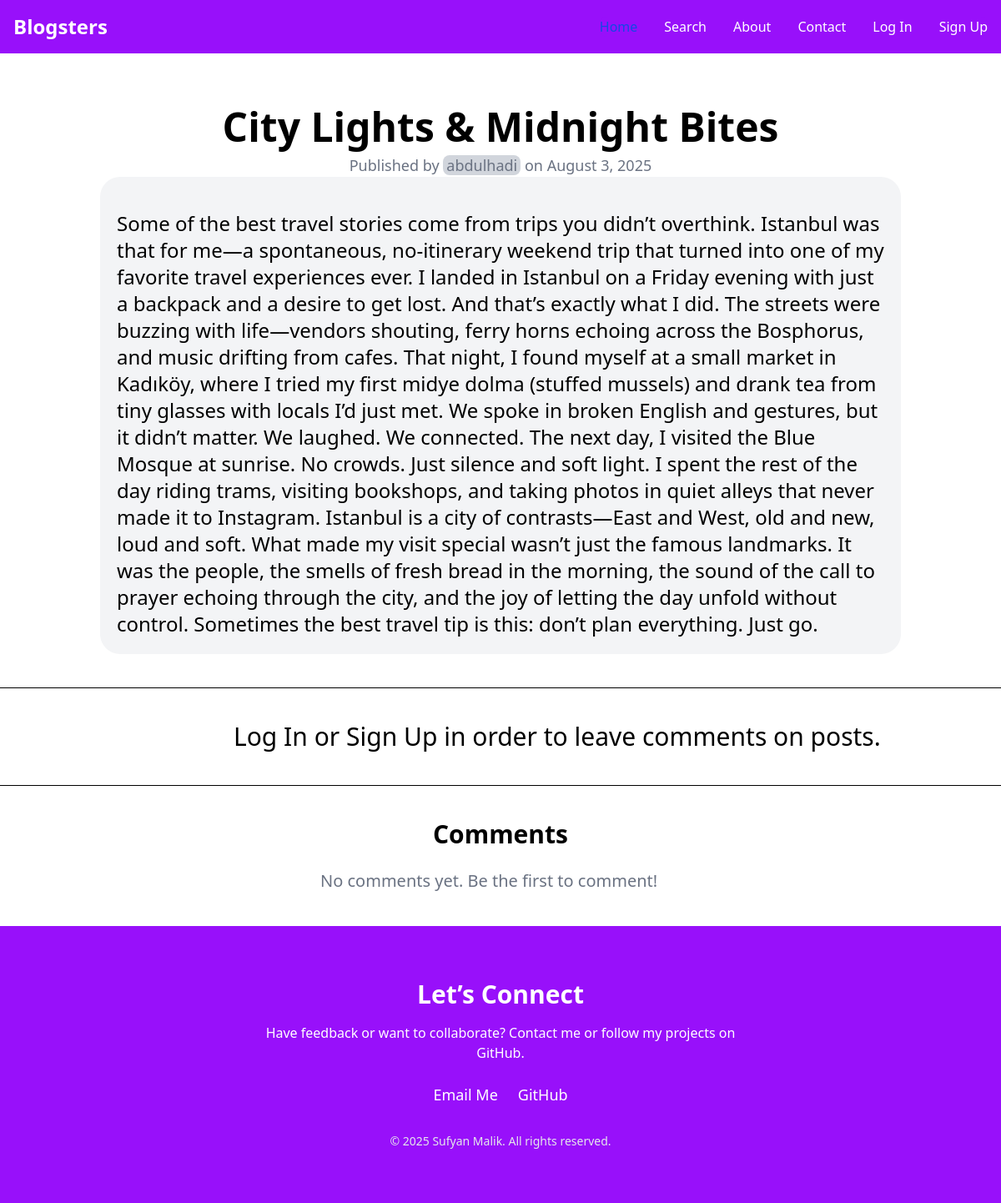
/city-lights-midnight-bites/, run on the app's committed database.
### blog/models.py (models this page shows, shortened)
class Blog(models.Model):
    title = models.CharField(max_length=255)
    slug = models.SlugField(unique=True,blank=True)
    author = models.ForeignKey(User,related_name='blog_posts',on_delete=models.CASCADE)
    content = models.TextField()
    created_at = models.DateTimeField(auto_now_add=True)
    updated_at = models.DateTimeField(auto_now=True)
    published = models.BooleanField(default=False)
    sub_title = models.CharField(max_length=255,blank=True,null=True)
    img = models.ImageField(upload_to='blog/images/',blank=True,null=True)
    category = models.ForeignKey(Category,related_name='blog_categories',on_delete=models.CASCADE,blank=True,null=True)
    class Meta:
       ordering = ['-created_at',]

### blog/views.py (the view)
# urls.py: path('<slug:slug>/', blog_details,name='blog_details'),
def blog_details(request, slug):
    blog = get_object_or_404(Blog,slug=slug)
    if request.method == 'POST':
        comment = CommentForm(request.POST)
        if comment.is_valid():
            new_comment = comment.save(commit=False)
            new_comment.blog = blog
            new_comment.author = request.user
            new_comment.save()
            return redirect('blog_details', slug=blog.slug)
    else:
        comment = CommentForm()
    comments =  blog.comments.all()
    return render(request,'blog/blog_details.html',{'blog':blog, 'commentform':comment, 'comments':comments})

### blog/templates/blog/blog_details.html (shortened to what this page needs)
{% extends "blog/base.html" %}
{% load static %}
{% block header %}
<link rel="stylesheet" href="{% static 'blog/css/blog-details.css' %}">
{% endblock %}
{% block content %}
<div class="blog-details flex flex-col items-start md:items-center pt-32 dark:bg-gray-800 dark:text-white">
    <h1 class="text-5xl font-bold">{{ blog.title }}</h1>
    <p class="text-gray-500 text-lg mt-2">
        Published by
        <span class="bg-gray-300 rounded-lg px-1">{{ blog.author.username }}</span>
        on {{ blog.created_at|date:"F j, Y" }}
    </p>
    <div class="w-fit h-fit mx-2 md:mx-30 pt-10 text-2xl self-center bg-gray-100 dark:bg-gray-700 rounded-3xl py-1 px-1">
        <p class="px-4 pb-4">{{ blog.content }}</p>
    </div>
</div>
<hr class="my-10 bg-white dark:bg-gray-800 dark:text-gray-700">
{% if user.is_authenticated %}
<div class="leave_comment flex flex-col items-center mt-10 dark:bg-gray-800 dark:text-white ">
    <h1 class="text-5xl md:text-5xl font-bold">Leave a Comment</h1>
    <form method="POST" class="comment-form">
        {% csrf_token %}
        {{ commentform.as_p }}
        <button type="submit"
            class="mt-4 px-6 py-2 bg-blue-600 text-white rounded-lg hover:bg-blue-700 transition-colors">
            Post
        </button>
    </form>
</div>
{% else %}
<h1 class="text-3xl bold md:ml-70">Log In or Sign Up in order to leave comments on posts.</h1>
{% endif %}
<hr class="my-10">
<div class="comments flex flex-col items-center mb-10">
    <h1 class="text-5xl md:text-3xl font-bold">Comments</h1>
    <div class="comments-list w-full max-w-2xl mt-6">
        {% if comments %}
            {% for comment in comments %}
                <div class="comment bg-gray-100 p-4 mb-4 rounded-lg shadow-md">
                    {% if blog.author.username == comment.author.username %}
                        <h3 class="text-2xl md:text-lg font-semibold">
                            <span class="bg-gray-300 px-1 rounded-lg py-1">{{ comment.author.username }}</span>
                            <span class="text-lg md:text-sm text-gray-500">{{ comment.created_at|timesince }} ago</span>
                        </h3>
                    {% else %}
                        <h3 class="text-2xl md:text-lg font-semibold">
                            {{ comment.author.username }}
                            <span class="text-lg md:text-sm text-gray-500">{{ comment.created_at|timesince }} ago</span>
                        </h3>
                    {% endif %}
                    <p class="mt-2 text-xl md:text-lg">{{ comment.content }}</p>
                </div>
            {% endfor %}
        {% else %}
            <p class="text-gray-500 self-center text-3xl md:text-xl md:ml-30">No comments yet. Be the first to comment!</p>
        {% endif %}
    </div>
</div>
{% endblock %}

### data on the page
Blog: title "City Lights & Midnight Bites", author.username "abdulhadi", created_at "August 3, 2025", content "Some of the best travel stories come from trips you didn’t overthink. Istanbul was that for me—a spontaneous, no-itinerary weekend trip that turned into one of my favorite travel experiences ever. I landed in Istanbul on a Friday evening with just a backpack and a desire to get lost. And that’s exactly what I did. The streets were buzzing with life—vendors shouting, ferry horns echoing across the Bosphorus, and music drifting from cafes. That night, I found myself at a small market in Kadıköy, where I tried my first midye dolma (stuffed mussels) and drank tea from tiny glasses with locals I’d just met. We spoke in broken English and gestures, but it didn’t matter. We laughed. We connected.…"
